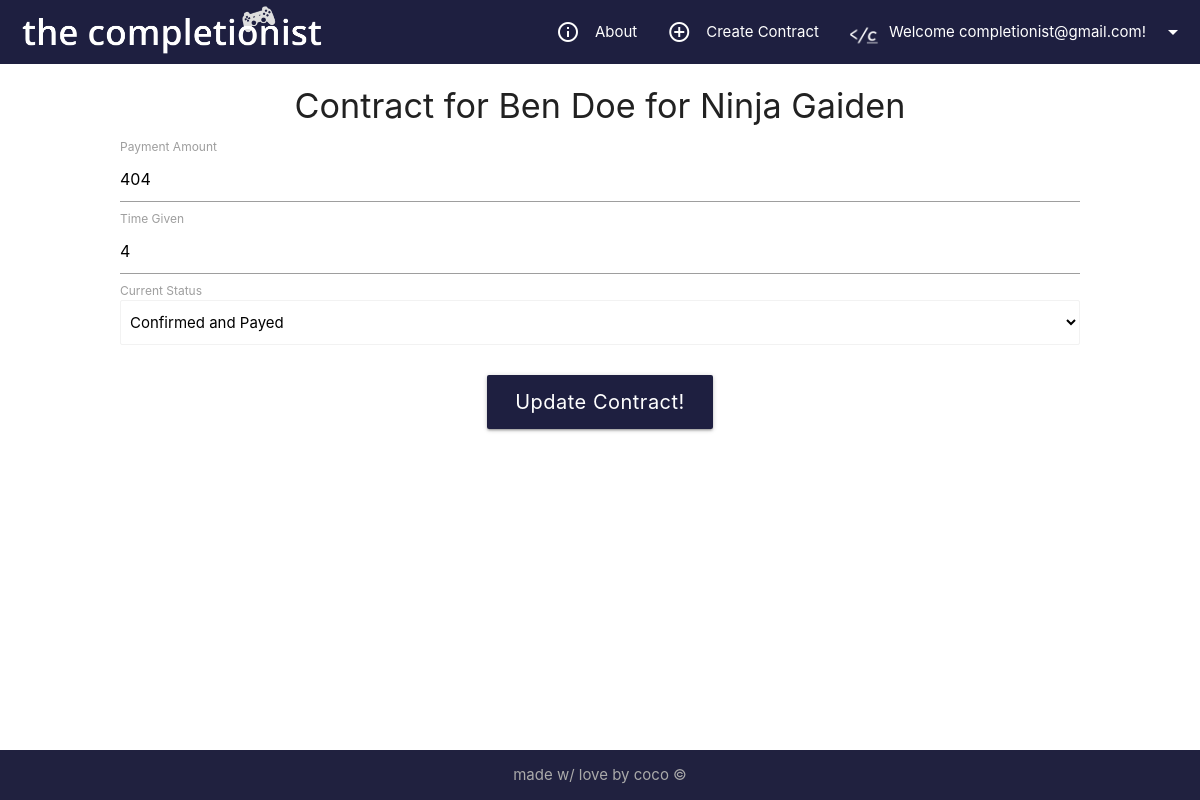
Screenshot of /view/updatecontract.php?ContractID=132 (signed in) with the database file from the repository.
### tables this page shows
CREATE TABLE `contract` (
  `ContractID` int(20) UNSIGNED NOT NULL,
  `Date` varchar(10) NOT NULL,
  `PaymentAmount` int(5) NOT NULL,
  `TimeGiven` varchar(10) NOT NULL,
  `Status` varchar(30) NOT NULL,
  `GameID` int(20) UNSIGNED NOT NULL,
  `UserID` int(20) UNSIGNED NOT NULL
);

CREATE TABLE `users` (
  `UserID` int(20) UNSIGNED NOT NULL,
  `Role` varchar(20) NOT NULL,
  `Avi` varchar(255) NOT NULL,
  `Password` varchar(30) NOT NULL,
  `FirstName` varchar(50) NOT NULL,
  `LastName` varchar(50) NOT NULL,
  `Email` varchar(50) NOT NULL,
  `Country` varchar(30) NOT NULL,
  `PSNID` varchar(50) DEFAULT NULL,
  `SteamID` varchar(50) DEFAULT NULL,
  `XboxID` varchar(50) DEFAULT NULL
);

CREATE TABLE `games` (
  `GameID` int(20) UNSIGNED NOT NULL,
  `GameTitle` varchar(30) NOT NULL,
  `DateReleased` date NOT NULL,
  `GamePlatform` varchar(10) NOT NULL,
  `Cover` varchar(100) DEFAULT NULL
);

### view/UpdateContract.php (the view, shortened to what this page needs)
	<?php
	include 'header.php';
	include '../model/db.php';
	include 'navigation.php';
	?>
	<?php
	$getquery = '
	SELECT * FROM contract
	inner join users on contract.UserID = users.UserID
	inner join games on contract.GameID = games.GameID
	-- inner join contractstatus on contract.ContractID = contractstatus.ContractID
	-- where contract.ContractID = "132"
	where contract.ContractID = ' . $_GET['ContractID'] . '
	';
	$stmt = $conn->prepare($getquery);
	$stmt->execute();
	$getresult = $stmt->fetch(PDO::FETCH_ASSOC);
	?>
	<?php
	echo'
	<form name="update" id="updatecontract" class="contract" action="../controller/update_process.php?ContractID=' . $_GET['ContractID'] . '" method="post">
	<h4 class="center">Contract for ' . $getresult['FirstName'] . ' ' . $getresult['LastName'] . '
	for ' . $getresult['GameTitle'] . '</h4>
	<label>Payment Amount</label>
	<input value="' . $getresult['PaymentAmount'] . '" type="text" name="PaymentAmount" placeholder="Payment Amount">
	<label>Time Given</label>
	<input value="' . $getresult['TimeGiven'] . '" type="text" name="TimeGiven" placeholder="Time Given">
        <label>Current Status</label>
          <select id="Status" name="Status">
          <option selected>' . $getresult['Status'] . '</option>
          <option disabled></option>
          <option>Awaiting Confirmation</option>
          <option>Payment Recieved</option>
          <option>In Progress</option>
          <option>Completed</option>
          </select>
	</form>
	<div class="submit">
	<button id="update" class="sub waves-effect waves-light btn-large" name="submit">Update Contract!</button>
	<div id="msg" class="message">
	<p>Successfully updated!</p>
	<p><a href="../view/requests.php">Return to contracts</a></p>
	</div>
      	</div>
	';
	?>
<?php
	include '../view/footer.php';
?>

### view/style.css (style rules this page uses)
.btn, .btn-large, .btn-large:hover, .btn:hover, .btn-large:focus, .btn-large:active, .waves-button-input, .datepicker-date-display, .datepicker-table td.is-selected, [type="checkbox"].filled-in:checked + span:not(.lever)::after { color: #fff; background-color: #1e1f40; }
.contract { width: 80%; margin: 10px auto; }
.submit { text-align: center; }
.submit .btn-large { font-size: 20px; text-transform: none; }
input::placeholder { color: #000 !important; }
body { display: flex; min-height: 100vh; flex-direction: column; }
.btn, .btn-large, .btn-large:hover, .btn:hover { margin-top: 20px; }

### rows the page displays
contract: UserID.FirstName "Ben", UserID.LastName "Doe", GameID.GameTitle "Ninja Gaiden", PaymentAmount "404", TimeGiven "4", Status "Confirmed and Payed"

### other values shown
$email "completionist@gmail.com"
